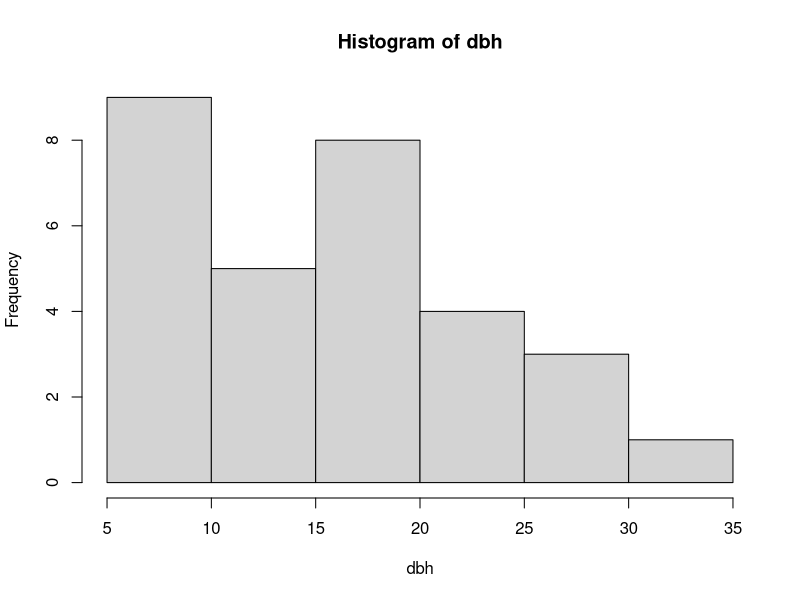
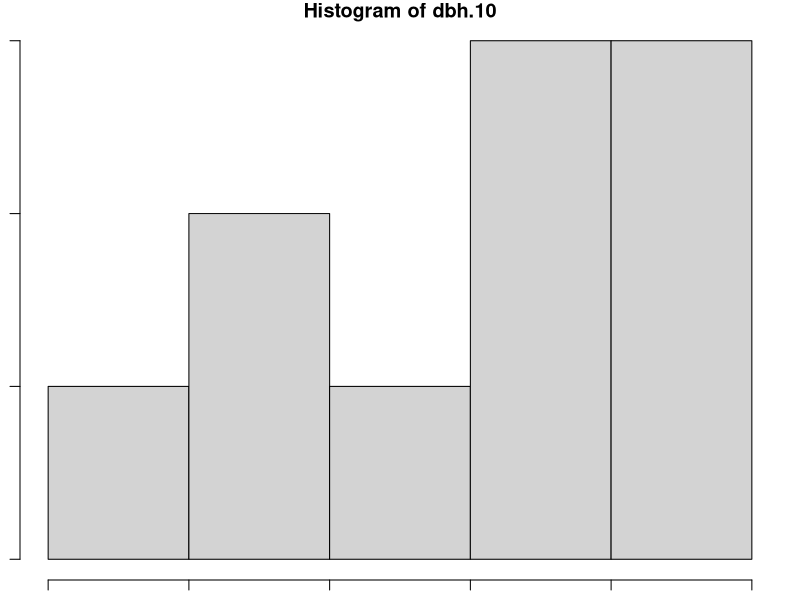
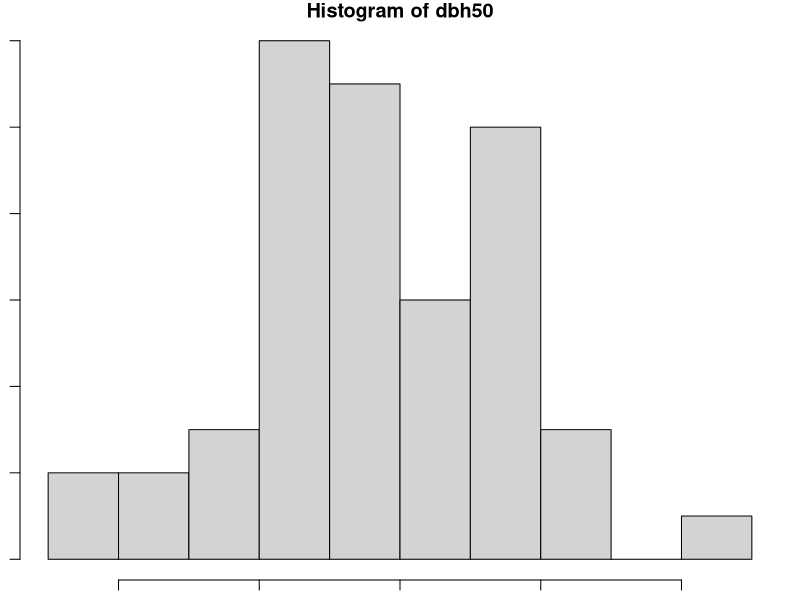
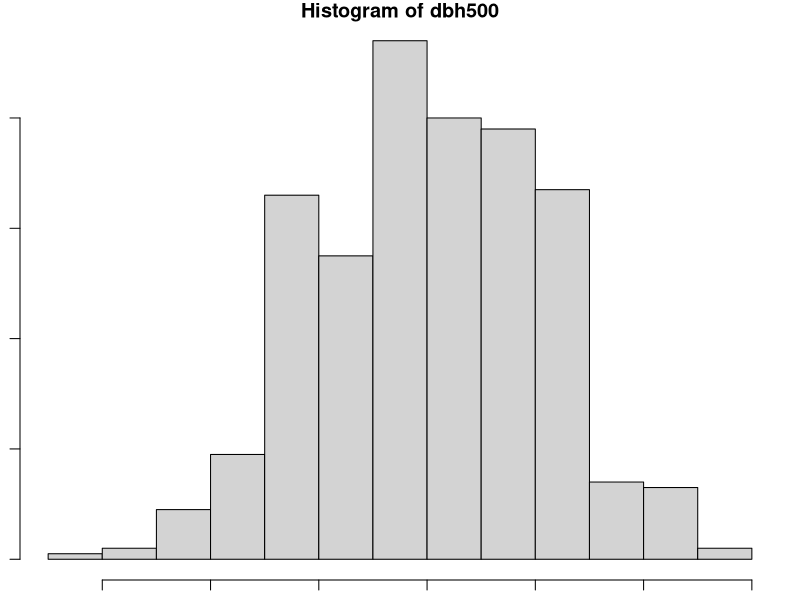
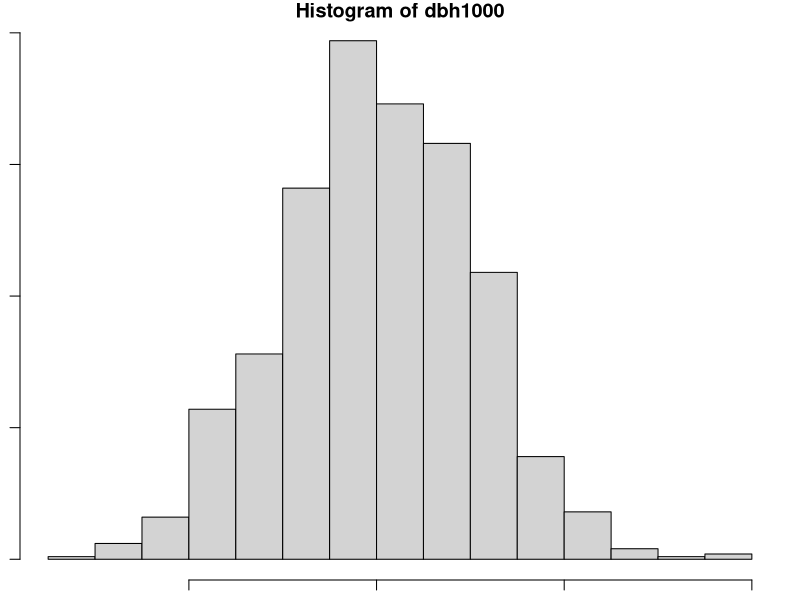

The R source for these figures, in order:
#Martin Lopez Ortiz
#06/Agosto/2019
#Clase 1

dbh <- c(16.5, 25.3, 22.1, 17.2, 16.1, 8.1, 34.3, 5.4, 5.7, 11.2, 24.1, 
         14.5, 7.7, 15.6, 15.9, 10, 17.5, 20.5, 7.8, 27.3, 9.7, 6.5, 
         23.4, 8.2, 28.5, 10.4, 11.5, 14.3, 17.2, 16.8)

length(dbh)

sum(dbh)/length(dbh)
mean(dbh)
range(dbh)

stem(dbh)
hist(dbh)

moda=function(x)
{
  #Función que encuentra la moda de un vector x
  m1 <- sort(table(x),decreasing=T)
  moda <- names(m1[m1==m1[1]])
  moda <- as.numeric(moda)
  return(moda)
}

moda(dbh)

quantile(dbh, 0.25)
quantile(dbh, 0.5)
quantile(dbh, 0.75)
fivenum(dbh)

100*(sd(dbh) / mean(dbh))

par(mar=c(1,1,1,1))
set.seed(10)
dbh.10 <- rnorm(10)
hist(dbh.10)
dbh50 <- rnorm(50)
hist(dbh50)
dbh500 <- rnorm(500)
hist(dbh500)
dbh1000 <- rnorm(1000)
hist(dbh1000)

shapiro.test(dbh)


